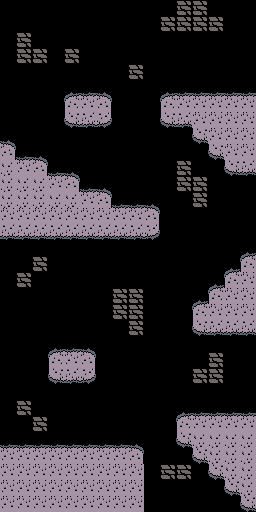

This is a level from a 2D game, rendered from its Tiled map with the project's own tilesets. A one-line summary and the complete map file follow:
An orthogonal 16x32 tile map with 16x16 px tiles, 1 tile layer (Tile Layer 1).

<map version="1.9" tiledversion="1.9.2" orientation="orthogonal" renderorder="right-down" width="16" height="32" tilewidth="16" tileheight="16" infinite="0" nextlayerid="2" nextobjectid="1">
 <editorsettings>
  <export target="levelOne.lua" format="lua" />
 </editorsettings>
 <tileset firstgid="1" name="levelOneTiles" tilewidth="16" tileheight="16" tilecount="64" columns="8">
  <image source="levelOneTiles.png" trans="ff00ff" width="128" height="128" />
 </tileset>
 <layer id="1" name="Tile Layer 1" width="16" height="32">
  <data encoding="csv">
64,64,64,64,64,64,64,64,64,64,64,6,6,64,64,64,
64,64,64,64,64,64,64,64,64,64,6,6,6,6,64,64,
64,6,64,64,64,64,64,64,64,64,64,64,64,64,64,64,
64,6,6,64,6,64,64,64,64,64,64,64,64,64,64,64,
64,64,64,64,64,64,64,64,6,64,64,64,64,64,64,64,
64,64,64,64,17,18,19,64,64,64,17,18,18,18,18,18,
64,64,64,64,1,2,3,64,64,64,1,2,2,2,2,2,
64,64,64,64,9,10,11,64,64,64,9,10,2,2,2,2,
19,64,64,64,64,64,64,64,64,64,64,64,9,2,2,2,
3,18,19,64,64,64,64,64,64,64,64,64,64,9,2,2,
4,2,3,18,19,64,64,64,64,64,64,6,64,64,9,10,
4,4,4,2,3,18,19,64,64,64,64,6,6,64,64,64,
4,4,4,4,4,2,3,18,18,19,64,64,6,64,64,64,
2,2,2,2,2,2,2,2,2,3,64,64,64,64,64,64,
10,10,10,10,10,10,10,10,10,11,64,64,64,64,64,64,
64,64,64,64,64,64,64,64,64,64,64,64,64,64,64,17,
64,64,6,64,64,64,64,64,64,64,64,64,64,64,17,1,
64,6,64,64,64,64,64,64,64,64,64,64,64,17,1,2,
64,64,64,64,64,64,64,6,6,64,64,64,17,1,2,2,
64,64,64,64,64,64,64,6,6,64,64,64,1,2,2,2,
64,64,64,64,64,64,64,64,6,64,64,64,9,10,10,10,
64,64,64,17,18,19,64,64,64,64,64,64,64,64,64,64,
64,64,64,1,2,3,64,64,64,64,64,64,64,6,64,64,
64,64,64,9,10,11,64,64,64,64,64,64,6,6,64,64,
64,64,64,64,64,64,64,64,64,64,64,64,64,64,64,64,
64,6,64,64,64,64,64,64,64,64,64,17,18,18,18,18,
64,64,6,64,64,64,64,64,64,64,64,1,2,2,2,2,
18,18,18,18,18,18,18,18,19,64,64,9,4,4,4,4,
2,2,2,2,2,2,2,2,3,64,64,64,9,4,4,4,
2,2,2,2,2,2,2,2,2,64,6,6,64,9,4,4,
2,2,2,2,2,2,2,2,2,64,64,64,64,64,9,4,
2,2,2,2,2,2,2,2,2,23,64,64,64,64,64,9
</data>
 </layer>
</map>